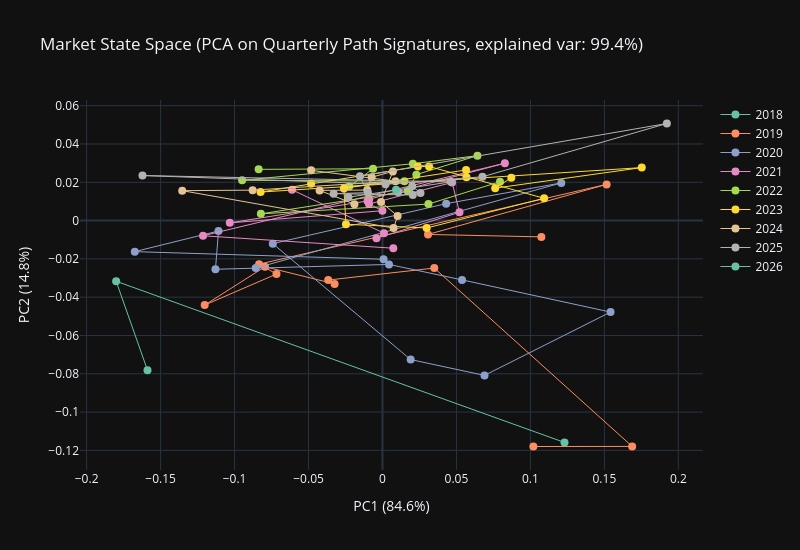

The cell this chart's notebook holds for it:
### Code cell
# ── PCA on signatures: market state space ──

# Compute rolling signatures (quarterly windows) for state-space visualization
WINDOW_Q = 60  # ~1 quarter of trading days
STEP_Q = 20    # ~1 month

rolling_sigs = []
rolling_labels = []
rolling_dates_center = []

for i in range(0, len(projected) - WINDOW_Q, STEP_Q):
    sub = projected[i : i + WINDOW_Q]
    try:
        sig = cvx.path_signature(sub, depth=2)
        rolling_sigs.append(sig)
        center_ts = sub[WINDOW_Q // 2][0]
        center_date = unix_to_date.get(center_ts, pd.Timestamp(center_ts, unit='s'))
        rolling_dates_center.append(center_date)
        
        # Label by year for coloring
        if hasattr(center_date, 'year'):
            rolling_labels.append(str(center_date.year))
        else:
            rolling_labels.append('unknown')
    except Exception:
        pass

if len(rolling_sigs) >= 3:
    sig_matrix = np.nan_to_num(np.array(rolling_sigs), nan=0.0, posinf=0.0, neginf=0.0)
    pca = PCA(n_components=2)
    sig_2d = pca.fit_transform(sig_matrix)
    
    fig = go.Figure()
    
    # Color by year
    unique_years = sorted(set(rolling_labels))
    colors = px.colors.qualitative.Set2
    
    for yi, year in enumerate(unique_years):
        mask = [l == year for l in rolling_labels]
        pts = sig_2d[mask]
        dates = [d for d, m in zip(rolling_dates_center, mask) if m]
        fig.add_trace(go.Scatter(
            x=pts[:, 0], y=pts[:, 1],
            mode='markers+lines',
            name=year,
            marker=dict(size=8, color=colors[yi % len(colors)]),
            line=dict(width=1, color=colors[yi % len(colors)]),
            text=[d.strftime('%Y-%m') if hasattr(d, 'strftime') else str(d) for d in dates],
            hovertemplate='%{text}<br>PC1: %{x:.3f}<br>PC2: %{y:.3f}<extra></extra>',
        ))
    
    fig.update_layout(
        title=f'Market State Space (PCA on Quarterly Path Signatures, explained var: {pca.explained_variance_ratio_.sum():.1%})',
        xaxis_title=f'PC1 ({pca.explained_variance_ratio_[0]:.1%})',
        yaxis_title=f'PC2 ({pca.explained_variance_ratio_[1]:.1%})',
        height=550, width=800,
        template=TEMPLATE,
    )
    fig.show()
else:
    print('Insufficient data for PCA visualization')

### Figure 1 — Plotly figure (JSON) as saved in the notebook; plotly's stock layout.template omitted (floating-point values rounded to 4 significant figures)
{"data": [{"hovertemplate": "%{text}<br>PC1: %{x:.3f}<br>PC2: %{y:.3f}<extra></extra>", "line": {"color": "rgb(102,194,165)", "width": 1}, "marker": {"color": "rgb(102,194,165)", "size": 8}, "mode": "markers+lines", "name": "2018", "text": ["2018-10", "2018-11", "2018-12"], "type": "scatter", "x": [-0.1589, -0.1801, 0.1231], "y": [-0.07813, -0.03168, -0.1159]}, {"hovertemplate": "%{text}<br>PC1: %{x:.3f}<br>PC2: %{y:.3f}<extra></extra>", "line": {"color": "rgb(252,141,98)", "width": 1}, "marker": {"color": "rgb(252,141,98)", "size": 8}, "mode": "markers+lines", "name": "2019", "text": ["2019-01", "2019-02", "2019-03", "2019-04", "2019-05", "2019-06", "2019-07", "2019-08", "2019-09", "2019-10", "2019-11", "2019-12"], "type": "scatter", "x": [0.102, 0.1688, 0.03502, -0.03667, -0.03236, -0.07942, -0.1202, -0.07166, -0.08342, 0.1515, 0.03078, 0.1074], "y": [-0.118, -0.1179, -0.02479, -0.03104, -0.03306, -0.02411, -0.04411, -0.02792, -0.02273, 0.01891, -0.007234, -0.008508]}, {"hovertemplate": "%{text}<br>PC1: %{x:.3f}<br>PC2: %{y:.3f}<extra></extra>", "line": {"color": "rgb(141,160,203)", "width": 1}, "marker": {"color": "rgb(141,160,203)", "size": 8}, "mode": "markers+lines", "name": "2020", "text": ["2020-01", "2020-02", "2020-03", "2020-04", "2020-05", "2020-06", "2020-06", "2020-07", "2020-08", "2020-09", "2020-10", "2020-11", "2020-12"], "type": "scatter", "x": [0.0007331, -0.1674, -0.1108, -0.1129, 0.004418, 0.05377, 0.1542, 0.06896, 0.01905, -0.07416, 0.04302, 0.1209, -0.08569], "y": [-0.02019, -0.01621, -0.0054, -0.02542, -0.0229, -0.03096, -0.04777, -0.08083, -0.07258, -0.01204, 0.008845, 0.01967, -0.02479]}, {"hovertemplate": "%{text}<br>PC1: %{x:.3f}<br>PC2: %{y:.3f}<extra></extra>", "line": {"color": "rgb(231,138,195)", "width": 1}, "marker": {"color": "rgb(231,138,195)", "size": 8}, "mode": "markers+lines", "name": "2021", "text": ["2021-01", "2021-02", "2021-03", "2021-04", "2021-05", "2021-06", "2021-07", "2021-08", "2021-09", "2021-10", "2021-11", "2021-12", "2021-12"], "type": "scatter", "x": [0.007315, -0.1213, 0.08274, -0.009022, -0.01012, -0.1032, -3.886e-05, -0.00913, 0.04709, 0.05204, -0.004061, 0.0009725, -0.0612], "y": [-0.01442, -0.00793, 0.02997, 0.01117, 0.01026, -0.001181, 0.005157, 0.008667, 0.01992, 0.004331, -0.009242, -0.006554, 0.0161]}, {"hovertemplate": "%{text}<br>PC1: %{x:.3f}<br>PC2: %{y:.3f}<extra></extra>", "line": {"color": "rgb(166,216,84)", "width": 1}, "marker": {"color": "rgb(166,216,84)", "size": 8}, "mode": "markers+lines", "name": "2022", "text": ["2022-01", "2022-02", "2022-03", "2022-04", "2022-05", "2022-06", "2022-07", "2022-08", "2022-09", "2022-10", "2022-11", "2022-12"], "type": "scatter", "x": [-0.08372, -0.006377, -0.02252, 0.01483, -0.09489, 0.02055, 0.0642, 0.0229, 0.01716, -0.08223, 0.03106, 0.07945], "y": [0.02676, 0.02707, 0.01778, 0.02061, 0.02105, 0.02969, 0.03393, 0.024, 0.0154, 0.003533, 0.008626, 0.02032]}, {"hovertemplate": "%{text}<br>PC1: %{x:.3f}<br>PC2: %{y:.3f}<extra></extra>", "line": {"color": "rgb(255,217,47)", "width": 1}, "marker": {"color": "rgb(255,217,47)", "size": 8}, "mode": "markers+lines", "name": "2023", "text": ["2023-01", "2023-02", "2023-03", "2023-04", "2023-05", "2023-06", "2023-07", "2023-08", "2023-09", "2023-10", "2023-10", "2023-11", "2023-12"], "type": "scatter", "x": [0.0565, -0.02608, -0.0247, 0.02986, 0.1093, 0.05678, 0.0315, 0.02394, -0.04826, -0.08242, 0.1753, 0.07618, 0.08709], "y": [0.02644, 0.0168, -0.001893, -0.003857, 0.01165, 0.02259, 0.02826, 0.0282, 0.0192, 0.0149, 0.02768, 0.01695, 0.02238]}, {"hovertemplate": "%{text}<br>PC1: %{x:.3f}<br>PC2: %{y:.3f}<extra></extra>", "line": {"color": "rgb(229,196,148)", "width": 1}, "marker": {"color": "rgb(229,196,148)", "size": 8}, "mode": "markers+lines", "name": "2024", "text": ["2024-01", "2024-02", "2024-03", "2024-04", "2024-05", "2024-06", "2024-07", "2024-08", "2024-09", "2024-10", "2024-11", "2024-12"], "type": "scatter", "x": [-0.04823, 0.008774, -0.08777, -0.1354, 0.007502, 0.01023, -0.0009825, 0.007004, -0.007366, -0.01028, -0.04252, -0.01896], "y": [0.02625, 0.02057, 0.0159, 0.01563, -0.003887, 0.002413, 0.009703, 0.0257, 0.02262, 0.01594, 0.01578, 0.008577]}, {"hovertemplate": "%{text}<br>PC1: %{x:.3f}<br>PC2: %{y:.3f}<extra></extra>", "line": {"color": "rgb(179,179,179)", "width": 1}, "marker": {"color": "rgb(179,179,179)", "size": 8}, "mode": "markers+lines", "name": "2025", "text": ["2025-01", "2025-02", "2025-03", "2025-04", "2025-05", "2025-06", "2025-07", "2025-08", "2025-09", "2025-09", "2025-10", "2025-11", "2025-12"], "type": "scatter", "x": [-0.02303, 0.04615, -0.1622, 0.002092, 0.06758, 0.1922, -0.01524, -0.009813, -0.033, 0.0205, 0.02007, 0.02569, 0.01053], "y": [0.01222, 0.02024, 0.02353, 0.01904, 0.02288, 0.05071, 0.02315, 0.01458, 0.01408, 0.01335, 0.01798, 0.01447, 0.01487]}, {"hovertemplate": "%{text}<br>PC1: %{x:.3f}<br>PC2: %{y:.3f}<extra></extra>", "line": {"color": "rgb(102,194,165)", "width": 1}, "marker": {"color": "rgb(102,194,165)", "size": 8}, "mode": "markers+lines", "name": "2026", "text": ["2026-01"], "type": "scatter", "x": [0.009186], "y": [0.01613]}], "layout": {"height": 550, "title": {"text": "Market State Space (PCA on Quarterly Path Signatures, explained var: 99.4%)"}, "width": 800, "xaxis": {"title": {"text": "PC1 (84.6%)"}}, "yaxis": {"title": {"text": "PC2 (14.8%)"}}}}
